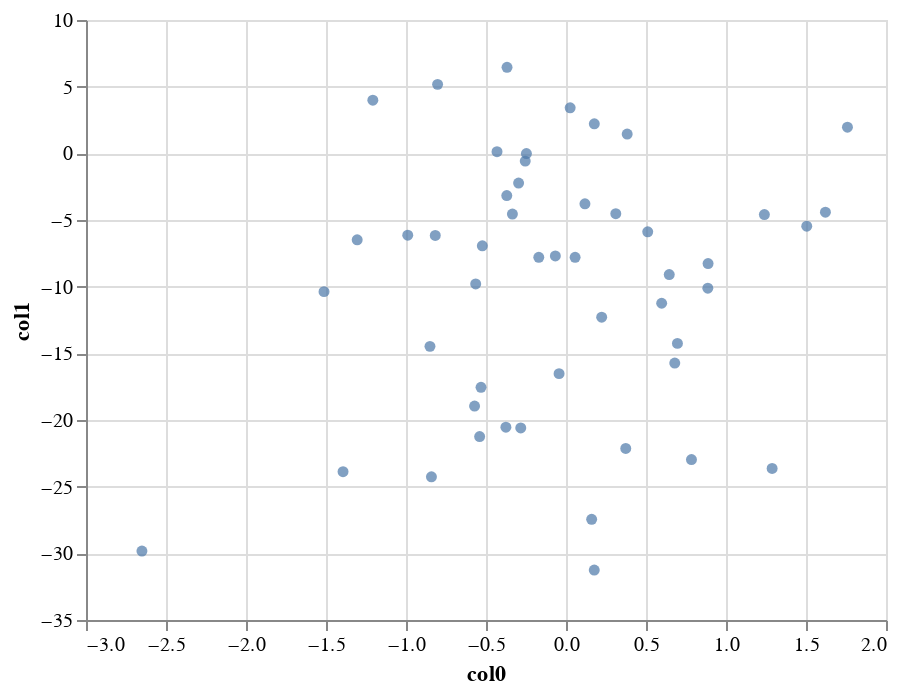

Source (notebook cell):
### Code cell
X, y = make_regression(n_samples=50, n_features=1, noise=10, bias=-14.5)
make_chart(X,y)

### Figure 1 — Vega-Lite specification as saved in the notebook (floating-point values rounded to 4 significant figures)
{"config": {"view": {"continuousWidth": 400, "continuousHeight": 300}}, "data": {"name": "data-d1197a3494626ba68fd6c88f847934b1"}, "mark": "circle", "encoding": {"x": {"field": "col0", "type": "quantitative"}, "y": {"field": "col1", "type": "quantitative"}}, "$schema": "https://vega.github.io/schema/vega-lite/v4.17.0.json", "datasets": {"data-d1197a3494626ba68fd6c88f847934b1": [{"col0": -0.2964, "col1": -2.228}, {"col0": -0.3701, "col1": -3.167}, {"col0": 0.3112, "col1": -4.53}, {"col0": 1.24, "col1": -4.589}, {"col0": -0.3756, "col1": -20.54}, {"col0": -1.305, "col1": -6.486}, {"col0": 1.759, "col1": 1.962}, {"col0": 1.288, "col1": -23.64}, {"col0": -2.65, "col1": -29.83}, {"col0": -0.2474, "col1": -0.01662}, {"col0": 0.5108, "col1": -5.889}, {"col0": -0.2828, "col1": -20.59}, {"col0": -0.5714, "col1": -18.95}, {"col0": -0.9891, "col1": -6.141}, {"col0": 0.6964, "col1": -14.25}, {"col0": -0.5312, "col1": -17.55}, {"col0": 0.7842, "col1": -22.96}, {"col0": 0.6452, "col1": -9.095}, {"col0": -0.8502, "col1": -14.48}, {"col0": 0.888, "col1": -8.265}, {"col0": -0.0666, "col1": -7.696}, {"col0": 0.177, "col1": 2.217}, {"col0": 0.1183, "col1": -3.784}, {"col0": -0.3686, "col1": 6.45}, {"col0": 1.505, "col1": -5.464}, {"col0": 0.223, "col1": -12.29}, {"col0": 0.3824, "col1": 1.448}, {"col0": -0.8411, "col1": -24.26}, {"col0": -0.4312, "col1": 0.1244}, {"col0": 0.1766, "col1": -31.25}, {"col0": -1.394, "col1": -23.87}, {"col0": -0.5229, "col1": -6.935}, {"col0": 0.05694, "col1": -7.801}, {"col0": -0.5644, "col1": -9.793}, {"col0": -1.207, "col1": 3.985}, {"col0": 0.026, "col1": 3.415}, {"col0": 0.8864, "col1": -10.12}, {"col0": 0.6798, "col1": -15.73}, {"col0": -0.04329, "col1": -16.52}, {"col0": 0.1604, "col1": -27.45}, {"col0": -0.5397, "col1": -21.24}, {"col0": 1.621, "col1": -4.418}, {"col0": -0.335, "col1": -4.553}, {"col0": -1.512, "col1": -10.37}, {"col0": -0.8025, "col1": 5.172}, {"col0": -0.1701, "col1": -7.799}, {"col0": 0.3734, "col1": -22.14}, {"col0": -0.2547, "col1": -0.5844}, {"col0": 0.5979, "col1": -11.24}, {"col0": -0.817, "col1": -6.159}]}}
